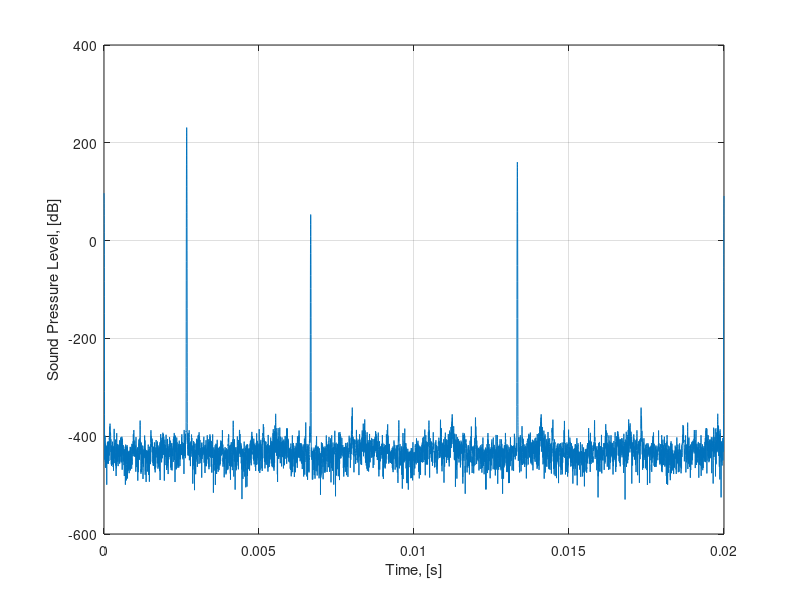

This chart was generated by the following MATLAB code:
%% Single Beam Sonar
%% Sonar Point-Scatter Model
% Contributors: Andreina Rascon, Derek Olson, Woeng-Sug Choi

clear;
close all;
clc;

%% Sonar Parameters
% Input Parameters
% The BlueView P900-45 is used as an example sonar for the purposes of
% demonstrating the point-scatter model

sonarFreq = 900E3; % Sonar frquency
bandwidth = 29.5e4; % [Hz]
freqResolution = 100e2;

nBeams = 1;
beam.azimuthAngle = 0.0; % Beam at center line in azimuth direction
beam.elevationAngle = 0.0175; % Beam looking down in elevation direction
beam.azimuthAngleWidth = 0.1; % radians
beam.elevationAngleWidth = 0.1; % radians

ray.nAzimuthRays = 3;
ray.nElevationRays = 3;

%% Input Parameters
soundSpeed = 1500.0; % [m/s]

% Target information (which should be obtained from ray gazebo plugin)
% 3 Targets, no incident angle

ray.distance = [15,5,10;2,10,10;15,15,15];
ray.alpha = [0,0,0;0,0,0;0,0,0]; % no incident angle
ray.azimuthAngles = beam.azimuthAngle + linspace(-beam.azimuthAngleWidth/2,beam.azimuthAngleWidth/2,ray.nAzimuthRays);
ray.elevationAngles = beam.elevationAngle + linspace(-beam.elevationAngleWidth/2,beam.elevationAngleWidth/2,ray.nElevationRays);
ray.azimuthAngleWidth = beam.azimuthAngleWidth/(ray.nAzimuthRays-1);
ray.elevationAngleWidth = beam.elevationAngleWidth/(ray.nElevationRays-1);

% Surface Reflectivity
mu = 10e-4;

% Frequency spectrum
fmin = sonarFreq - bandwidth/2*4;
fmax = sonarFreq + bandwidth/2*4;

% Sampling periods
max_T = max(max(ray.distance)*2/soundSpeed);
delta_f = 1/max_T;
delta_t = 1/(fmax - fmin);

nFreq = round((fmax - fmin) / delta_f);
freq = linspace(fmin,fmax,nFreq);
time = linspace(0,max_T,nFreq);

% Transmit spectrum, frequency domain
S_f = 1e11*exp(-(freq-sonarFreq).^2.*pi^2./bandwidth^2);

% define wave vector
kw = 2*pi*freq/soundSpeed;
        
% add attenuation
absorption = 0.0354; % [dB/m]
attenuation = absorption*log(10)/20;
K = kw + 1j*attenuation;

%% Point Scattering model
% Calculate echo level using the point scatter model

P_ray_f = zeros(ray.nAzimuthRays,ray.nElevationRays,nFreq); % pre-allocate P(f) for a beam
P_ray_t = zeros(ray.nAzimuthRays,ray.nElevationRays,nFreq); % pre-allocate P(t) for a beam

% --- Beam loop --- %
% Azimuth ray Loop
for k = 1:ray.nAzimuthRays
    % Elevation ray Loop
    for i = 1:ray.nElevationRays
        xi_z = rand;   % generate a random number, (Gaussian noise)
        xi_y = rand;   % generate another random number, (Gaussian noise)
        
        alpha = ray.alpha(k,i);   % angle between ray vector and object normal vector, [rad]
        distance = ray.distance(k,i);
        azimuthBeamPattern = (sinc(pi()*0.884/ray.azimuthAngleWidth*sin(ray.azimuthAngles(k)))).^2;
        elevationBeamPattern = (sinc(pi()*0.884/ray.elevationAngleWidth*sin(ray.elevationAngles(i)))).^2;
        amplitude = ((xi_z+1i*xi_y)/sqrt(2))*(sqrt(mu*cos(alpha)^2*distance^2*ray.azimuthAngleWidth*ray.elevationAngleWidth))*azimuthBeamPattern*elevationBeamPattern;
        
        % Summation of Echo returned from a signal (frequency domain)
        for m = 1:nFreq
            P_ray_f(k,i,m) = P_ray_f(k,i,m) + S_f(m)*amplitude*exp(-1i*K(m)*distance*2)/(distance^2);
        end
    end % end of elevation ray loop
end % end of azimuth ray loop

% Summation for a beam
P_beam = squeeze(sum(sum(P_ray_f,2),1));
P_beam_t = ifft(P_beam);

%% Plotting

% Plot inverse fast fourier transform 
% figure (1)
% figure;
% plot(time,P_beam_t)
% xlabel('Time, [s]')
% ylabel('Pressure, [Pa]')


% Plot Sound Pressure Level of Echo Level
SPL = 20*log(abs(P_beam_t)); % sound pressure level, [dB]

figure;
plot(time,SPL)
xlabel('Time, [s]')
ylabel('Sound Pressure Level, [dB]')
grid on; hold on;
% axis([0 3e-3 -400 400])
set(0, 'defaulttextfontsize',20)
set(0, 'defaultaxesfontsize',10)
set(gcf,'color','w')
% export_fig SingleBeam_SPL.png -png -r300 -painters



function y = sinc(x)
     y = abs(sin(x)./x);
     y(x==0) = 1;
end

